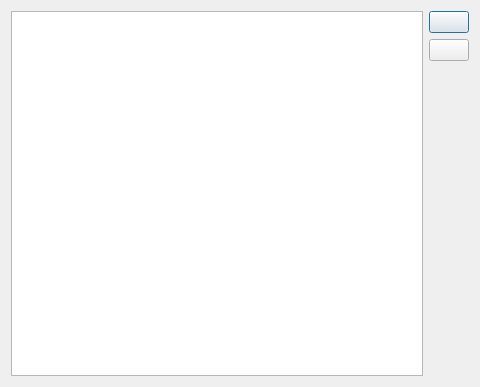
<?xml version="1.0" encoding="UTF-8"?>
<ui version="4.0">
 <class>Combo</class>
 <widget class="QDialog" name="Combo">
  <property name="geometry">
   <rect>
    <x>0</x>
    <y>0</y>
    <width>480</width>
    <height>387</height>
   </rect>
  </property>
  <property name="windowTitle">
   <string>Restore/Delete Completed</string>
  </property>
  <layout class="QGridLayout" name="gridLayout">
   <item row="0" column="2">
    <widget class="QPushButton" name="restButton">
     <property name="sizePolicy">
      <sizepolicy hsizetype="Fixed" vsizetype="Fixed">
       <horstretch>0</horstretch>
       <verstretch>0</verstretch>
      </sizepolicy>
     </property>
     <property name="text">
      <string/>
     </property>
     <property name="icon">
      <iconset resource="chorespp.qrc">
       <normaloff>:/icons/gtk-apply.png</normaloff>:/icons/gtk-apply.png</iconset>
     </property>
    </widget>
   </item>
   <item row="1" column="2">
    <widget class="QPushButton" name="delButton">
     <property name="sizePolicy">
      <sizepolicy hsizetype="Fixed" vsizetype="Fixed">
       <horstretch>0</horstretch>
       <verstretch>0</verstretch>
      </sizepolicy>
     </property>
     <property name="toolTip">
      <string>&lt;html&gt;&lt;head/&gt;&lt;body&gt;&lt;p&gt;Delete completed tasks&lt;/p&gt;&lt;/body&gt;&lt;/html&gt;</string>
     </property>
     <property name="text">
      <string/>
     </property>
     <property name="icon">
      <iconset resource="chorespp.qrc">
       <normaloff>:/icons/edit-delete.png</normaloff>:/icons/edit-delete.png</iconset>
     </property>
    </widget>
   </item>
   <item row="0" column="0" rowspan="3">
    <widget class="QListWidget" name="listWidget"/>
   </item>
  </layout>
 </widget>
 <resources>
  <include location="chorespp.qrc"/>
 </resources>
 <connections/>
</ui>
